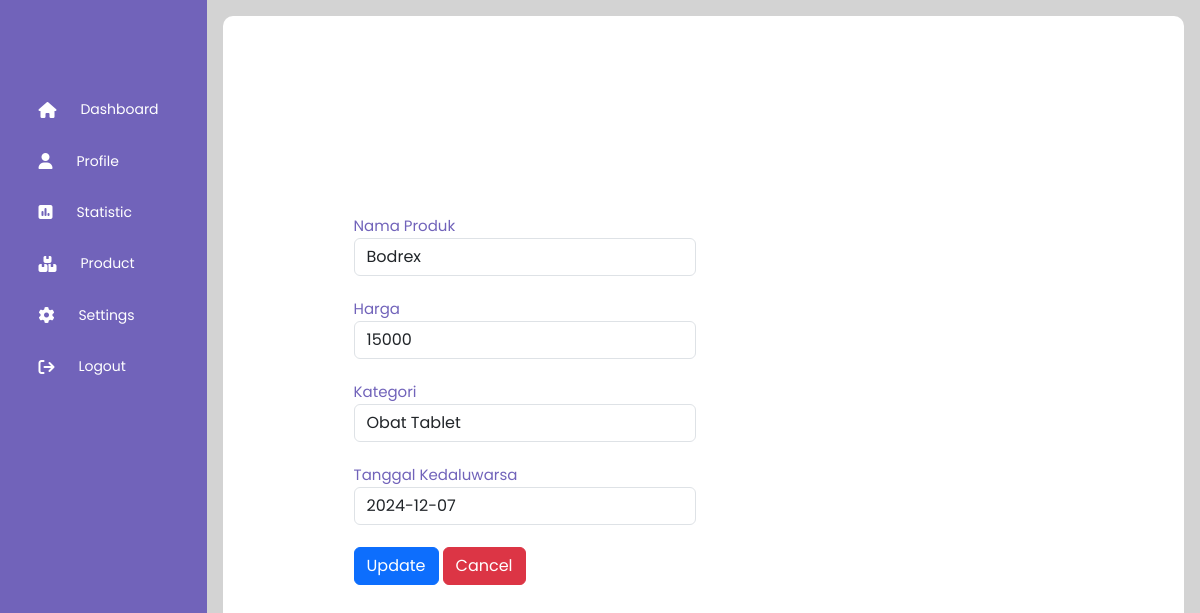
The app's page /Code/ApotekOnline-AU-D-Ap-L-P/editProAdmin.php?updateid=55 (signed in) with its own data.
### tables this page shows
CREATE TABLE `add_product` (
  `id_product` int(11) NOT NULL,
  `nama_produk` varchar(255) NOT NULL,
  `harga` int(11) NOT NULL,
  `kategori` varchar(255) NOT NULL,
  `date_exp` varchar(255) NOT NULL,
  `foto_produk` varchar(255) NOT NULL
);

### Code/ApotekOnline-AU-D-Ap-L-P/editProAdmin.php (the view, shortened to what this page needs)
<!DOCTYPE html>
<html>
<head>
	<link rel="stylesheet" href="https://cdn.jsdelivr.net/npm/bootstrap@5.3.2/dist/css/bootstrap.min.css">
	<link rel="stylesheet" href="https://cdnjs.cloudflare.com/ajax/libs/font-awesome/6.5.1/css/all.min.css" />
	<link rel="stylesheet" href="styleAdmin.css">
</head>
<body>
	<div class="sidebar">
		<div class="logo"></div>
		<ul class="menu">
			<li>
				<a href="admin.php">
					<i class="fa-solid fa-house"></i>
					<span>Dashboard</span>
				</a>
			</li>
			<li>
				<a href="adminProfile.php">
					<i class="fa-solid fa-user"></i>
					<span>Profile</span>
				</a>
			</li>
			<li>
				<a href="statistic.php">
					<i class="fa-solid fa-square-poll-vertical"></i>
					<span>Statistic</span>
				</a>
			</li>
			<li>
				<a href="Product.php">
					<i class="fa-solid fa-boxes-stacked"></i>
					<span>Product</span>
				</a>
			</li>
			<li>
				<a href="settingAdmin.php">
					<i class="fa-solid fa-gear"></i>
					<span>Settings</span>
				</a>
			</li>
			<li>
				<a href="logout.php">
					<i class="fa-solid fa-arrow-right-from-bracket"></i>
					<span>Logout</span>
				</a>
			</li>
		</ul>
	</div>
	<div class="main-content">
		<div class="cardprofile-container">
			<div class="mainprofile-title">
				<div class="admin-wrapper">
					<form action="" method="post">
						<?php
							include "db.php";
							$id_product = $_GET["updateid"];
							$sql = "SELECT * FROM add_product WHERE id_product='$id_product'";
							$result = mysqli_query($connect, $sql);
							$row = mysqli_fetch_assoc($result);
							$nama_produk = $row["nama_produk"];
							$harga = $row["harga"];
							$kategori = $row["kategori"];
							$date_exp = $row["date_exp"];
						?>
						<div class="form-group">
					    	<label>Nama Produk</label>
					    	<input type="text" class="form-control" name="nama_produk" placeholder="Nama produk" autocomplete="off" value="<?php echo $nama_produk; ?>">
					 	</div><br>
					  	<div class="form-group">
					    	<label>Harga</label>
					    	<input type="Text" class="form-control" name="harga" placeholder="Harga" autocomplete="off" value="<?php echo $harga; ?>">
					  	</div><br>
					  	<div class="form-group">
					    	<label>Kategori</label>
					    	<input type="text" class="form-control" name="kategori"  placeholder="Kategori" autocomplete="off" value="<?php echo $kategori; ?>">
					 	</div><br>
					  	<div class="form-group">
					    	<label>Tanggal Kedaluwarsa</label>
					    	<input type="text" class="form-control" name="date_exp" placeholder="00-00-0000" autocomplete="off" value="<?php echo $date_exp; ?>">
					  	</div><br>
					  	<button type="submit" class="btn btn-primary" name="submit">Update</button>
					  	<a href="Product.php" class="btn btn-danger">Cancel</a>
					</form>
				</div>
			</div>
		</div>
	</div>
</body>
</html>

### Code/ApotekOnline-AU-D-Ap-L-P/styleAdmin.css (style rules this page uses)
* { margin: 0; padding: 0; border: none; outline: none; box-sizing: border-box; font-family: "Poppins", sans-serif; }
body { display: flex; }
.sidebar { position: sticky; top: 0; left: 0; bottom: 0; width: 110px; height: 100vh; padding: 0 1.7rem; color: white; overflow: hidden; transition: all 0.5s linear; background: rgba(113, 99, 186, 255); }
.logo { height: 80px; padding: 5px; }
.menu { height: 80%; position: relative; list-style: none; padding: 0; }
.menu li { padding: 0.7rem; margin: 8px 0; border-radius: 8px; transition: all 0.5s ease-in-out; }
.menu a { color: white; font-size: 14px; text-decoration: none; display: flex; align-items: center; gap: 1.5rem; }
.menu a span { overflow: hidden; }
.menu a i { font-size: 1rem; }
.main-content { position: relative; background: lightgray; width: 100%; padding: 1rem; }
.cardprofile-container { background: white; padding: 2rem; border-radius: 10px; height: 100%; }
.mainprofile-title { color: rgba(113, 99, 186, 255); padding-bottom: 10px; font-size: 15px; }
.admin-wrapper { position: absolute; top: 50%; left: 50%; transform: translate(-50%,-50%); width: 700px; display: flex; }

### records on screen
add_product: nama_produk "Bodrex", harga "15000", kategori "Obat Tablet", date_exp "2024-12-07"
